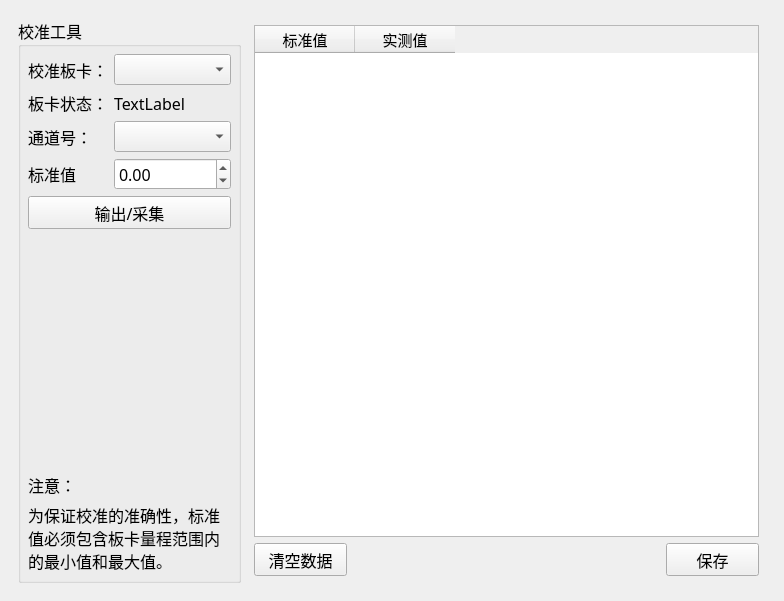
<?xml version="1.0" encoding="UTF-8"?>
<ui version="4.0">
 <class>CalibrationForm</class>
 <widget class="QWidget" name="CalibrationForm">
  <property name="geometry">
   <rect>
    <x>0</x>
    <y>0</y>
    <width>784</width>
    <height>601</height>
   </rect>
  </property>
  <property name="windowTitle">
   <string>Form</string>
  </property>
  <layout class="QHBoxLayout" name="horizontalLayout_2">
   <item>
    <layout class="QHBoxLayout" name="horizontalLayout" stretch="3,7">
     <property name="leftMargin">
      <number>7</number>
     </property>
     <property name="topMargin">
      <number>7</number>
     </property>
     <property name="rightMargin">
      <number>7</number>
     </property>
     <property name="bottomMargin">
      <number>7</number>
     </property>
     <item>
      <widget class="QGroupBox" name="groupBox">
       <property name="font">
        <font>
         <family>微软雅黑</family>
         <pointsize>12</pointsize>
         <weight>50</weight>
         <bold>false</bold>
        </font>
       </property>
       <property name="title">
        <string>校准工具</string>
       </property>
       <layout class="QGridLayout" name="gridLayout_3">
        <property name="leftMargin">
         <number>7</number>
        </property>
        <property name="topMargin">
         <number>7</number>
        </property>
        <property name="rightMargin">
         <number>7</number>
        </property>
        <property name="bottomMargin">
         <number>7</number>
        </property>
        <item row="0" column="0">
         <layout class="QGridLayout" name="gridLayout" columnstretch="3,7">
          <item row="0" column="0">
           <widget class="QLabel" name="label_6">
            <property name="text">
             <string>校准板卡：</string>
            </property>
           </widget>
          </item>
          <item row="1" column="1">
           <widget class="QLabel" name="label_cardstate">
            <property name="text">
             <string>TextLabel</string>
            </property>
           </widget>
          </item>
          <item row="0" column="1">
           <widget class="QComboBox" name="comboBox_cardname"/>
          </item>
          <item row="5" column="1">
           <spacer name="verticalSpacer">
            <property name="orientation">
             <enum>Qt::Vertical</enum>
            </property>
            <property name="sizeHint" stdset="0">
             <size>
              <width>20</width>
              <height>40</height>
             </size>
            </property>
           </spacer>
          </item>
          <item row="3" column="0">
           <widget class="QLabel" name="label_3">
            <property name="text">
             <string>标准值</string>
            </property>
           </widget>
          </item>
          <item row="1" column="0">
           <widget class="QLabel" name="label_5">
            <property name="text">
             <string>板卡状态：</string>
            </property>
           </widget>
          </item>
          <item row="6" column="0" colspan="2">
           <widget class="QLabel" name="label">
            <property name="text">
             <string>注意：</string>
            </property>
            <property name="wordWrap">
             <bool>false</bool>
            </property>
           </widget>
          </item>
          <item row="3" column="1">
           <widget class="QDoubleSpinBox" name="doubleSpinBox_val">
            <property name="minimum">
             <double>-10.000000000000000</double>
            </property>
            <property name="maximum">
             <double>20000.000000000000000</double>
            </property>
           </widget>
          </item>
          <item row="2" column="1">
           <widget class="QComboBox" name="comboBox_ch"/>
          </item>
          <item row="2" column="0">
           <widget class="QLabel" name="label_2">
            <property name="text">
             <string>通道号：</string>
            </property>
           </widget>
          </item>
          <item row="7" column="0" colspan="2">
           <widget class="QLabel" name="label_4">
            <property name="text">
             <string>为保证校准的准确性，标准值必须包含板卡量程范围内的最小值和最大值。</string>
            </property>
            <property name="wordWrap">
             <bool>true</bool>
            </property>
           </widget>
          </item>
          <item row="4" column="0" colspan="2">
           <widget class="QPushButton" name="pushButton_ouput">
            <property name="styleSheet">
             <string notr="true">QPushButton {
    height: 25px; /* 按钮高度 */
    width: 85px; /* 按钮宽度 */
    font-size: 16px;
    font-family: &quot;Microsoft YaHei&quot;;
}</string>
            </property>
            <property name="text">
             <string>输出/采集</string>
            </property>
           </widget>
          </item>
         </layout>
        </item>
       </layout>
      </widget>
     </item>
     <item>
      <layout class="QGridLayout" name="gridLayout_4" rowstretch="9,0" columnstretch="1,8,1">
       <property name="leftMargin">
        <number>7</number>
       </property>
       <property name="topMargin">
        <number>7</number>
       </property>
       <property name="rightMargin">
        <number>7</number>
       </property>
       <property name="bottomMargin">
        <number>7</number>
       </property>
       <item row="1" column="2">
        <widget class="QPushButton" name="pushButton_save">
         <property name="styleSheet">
          <string notr="true">QPushButton {
    height: 25px; /* 按钮高度 */
    width: 85px; /* 按钮宽度 */
    font-size: 16px;
    font-family: &quot;Microsoft YaHei&quot;;
}</string>
         </property>
         <property name="text">
          <string>保存</string>
         </property>
        </widget>
       </item>
       <item row="1" column="1">
        <spacer name="horizontalSpacer">
         <property name="orientation">
          <enum>Qt::Horizontal</enum>
         </property>
         <property name="sizeHint" stdset="0">
          <size>
           <width>40</width>
           <height>20</height>
          </size>
         </property>
        </spacer>
       </item>
       <item row="1" column="0">
        <widget class="QPushButton" name="pushButton_clear">
         <property name="styleSheet">
          <string notr="true">QPushButton {
    height: 25px; /* 按钮高度 */
    width: 85px; /* 按钮宽度 */
    font-size: 16px;
    font-family: &quot;Microsoft YaHei&quot;;
}</string>
         </property>
         <property name="text">
          <string>清空数据</string>
         </property>
        </widget>
       </item>
       <item row="0" column="0" colspan="3">
        <widget class="QTableWidget" name="tableWidget_cali">
         <property name="font">
          <font>
           <family>微软雅黑</family>
           <pointsize>11</pointsize>
          </font>
         </property>
         <column>
          <property name="text">
           <string>标准值</string>
          </property>
         </column>
         <column>
          <property name="text">
           <string>实测值</string>
          </property>
         </column>
        </widget>
       </item>
      </layout>
     </item>
    </layout>
   </item>
  </layout>
 </widget>
 <resources/>
 <connections/>
</ui>
